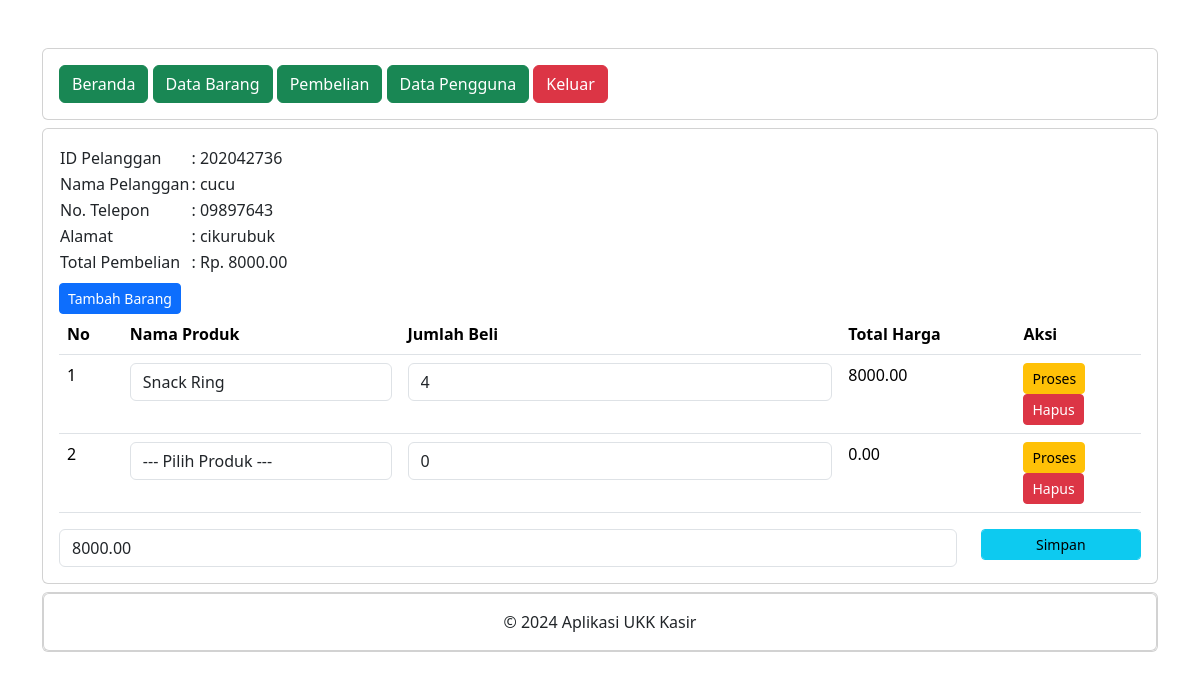
The app's page /administrator/detail_pembelian.php?PelangganID=202042736 (signed in) with its own data.
### tables this page shows
CREATE TABLE `penjualan` (
  `PenjualanID` int(11) NOT NULL,
  `TanggalPenjualan` date NOT NULL,
  `TotalHarga` decimal(10,2) NOT NULL,
  `PelangganID` int(11) NOT NULL
);

CREATE TABLE `pelanggan` (
  `PelangganID` int(11) NOT NULL,
  `NamaPelanggan` varchar(255) NOT NULL,
  `Alamat` text NOT NULL,
  `NomorTelepon` varchar(15) NOT NULL
);

CREATE TABLE `detailpenjualan` (
  `DetailID` int(11) NOT NULL,
  `PenjualanID` int(11) NOT NULL,
  `ProdukID` int(11) NOT NULL,
  `JumlahProduk` int(11) NOT NULL,
  `Subtotal` decimal(10,2) NOT NULL
);

CREATE TABLE `produk` (
  `ProdukID` int(11) NOT NULL,
  `NamaProduk` varchar(255) NOT NULL,
  `Harga` decimal(10,2) NOT NULL,
  `Stok` int(11) NOT NULL
);

### administrator/detail_pembelian.php (the view, shortened to what this page needs)
<?php
include "header.php";
include "navbar.php";
?>
<div class="card mt-2">
	<div class="card-body">
		<?php
		include '../koneksi.php';
		$PelangganID = $_GET['PelangganID'];
		$data = mysqli_query($koneksi,"SELECT * FROM pelanggan INNER JOIN penjualan ON pelanggan.PelangganID=penjualan.PelangganID");
		while($d = mysqli_fetch_array($data)){
			?>
			<?php if ($d['PelangganID'] == $PelangganID) { ?>
				<table>
					<tr>
						<td>ID Pelanggan</td>
						<td>: <?php echo $d['PelangganID']; ?></td>
					</tr>
					<tr>
						<td>Nama Pelanggan</td>
						<td>: <?php echo $d['NamaPelanggan']; ?></td>
					</tr>
					<tr>
						<td>No. Telepon</td>
						<td>: <?php echo $d['NomorTelepon']; ?></td>
					</tr>
					<tr>
						<td>Alamat</td>
						<td>: <?php echo $d['Alamat']; ?></td>
					</tr>
					<tr>
						<td>Total Pembelian</td>
						<td>: Rp. <?php echo $d['TotalHarga']; ?></td>
					</tr>
				</table>
				<form method="post" action="tambah_detail_penjualan.php">
					<button type="submit" class="btn btn-primary btn-sm mt-2">
						Tambah Barang
					</button>
				</form>
				<table class="table">
					<thead>
						<tr>
							<th>No</th>
							<th>Nama Produk</th>
							<th>Jumlah Beli</th>
							<th>Total Harga</th>
							<th>Aksi</th>
						</tr>
					</thead>
					<tbody>
						<?php
						include '../koneksi.php';
						$nos = 1;
						$detailpenjualan = mysqli_query($koneksi,"SELECT * FROM detailpenjualan");
						while($d_detailpenjualan = mysqli_fetch_array($detailpenjualan)){
							?>
							<?php
							if ($d_detailpenjualan['PenjualanID'] == $d['PenjualanID']) { ?>
								<tr>
									<td><?php echo $nos++; ?></td>
									<td>
										<form action="simpan_barang_beli.php" method="post">
											<div class="form-group">
												<select name="ProdukID" class="form-control" onchange="this.form.submit()">
													<option>--- Pilih Produk ---</option>
													<?php
													include '../koneksi.php';
													$produk = mysqli_query($koneksi,"SELECT * FROM produk");
													while($d_produk = mysqli_fetch_array($produk)){
														?>
														<option value="<?php echo $d_produk['ProdukID']; ?>" <?php if ($d_produk['ProdukID']==$d_detailpenjualan['ProdukID']) { echo "selected"; } ?>><?php echo $d_produk['NamaProduk']; ?></option>
													<?php } ?>
												</select>
											</div>
										</form>
									</td>
									<td>
										<form method="post" action="hitung_subtotal.php">
											<div class="form-group">
												<input type="number" name="JumlahProduk" value="<?php echo $d_detailpenjualan['JumlahProduk']; ?>" class="form-control">
											</div>
										</td>
										<td><?php echo $d_detailpenjualan['Subtotal']; ?></td>
										<td>
											<button type="submit" class="btn btn-warning btn-sm">Proses</button>
										<form method="post" action="hapus_detail_pembelian.php">
											<button type="submit" class="btn btn-danger btn-sm">Hapus</button>
										</form>
									</td>
								</tr>
							<?php } else {
								?>
								<?php
							}
						}
						?>
					</tbody>
				</table>
				<form method="post" action="simpan_total_harga.php">
					<?php
					include '../koneksi.php';
					$detailpenjualan = mysqli_query($koneksi, "SELECT SUM(Subtotal) AS TotalHarga FROM detailpenjualan WHERE 	PenjualanID='$d[PenjualanID]'");
					$row = mysqli_fetch_assoc($detailpenjualan);
					$sum = $row['TotalHarga'];
					?>
					<div class="row">
						<div class="col-sm-10">
							<div class="form-group">
								<input type="text" class="form-control" name="TotalHarga" value="<?php echo $sum; ?>">
							</div>
						</div>
						<div class="col-sm-2">
							<div class="form-group">
								<button class="btn btn-info btn-sm form-control" type="submit">Simpan</button>
							</div>
						</div>
					</div>
				</form>
			<?php } else { ?>
				<?php
			}
		}
		?>
	</div>
</div>
<?php
include "footer.php";
?>

### records on screen
penjualan: PelangganID "202042736", PelangganID.NamaPelanggan "cucu", PelangganID.NomorTelepon "09897643", PelangganID.Alamat "cikurubuk", TotalHarga "8000.00"
detailpenjualan: ProdukID "Snack Ring", JumlahProduk "4", Subtotal "8000.00"
detailpenjualan: JumlahProduk "0", Subtotal "0.00"
